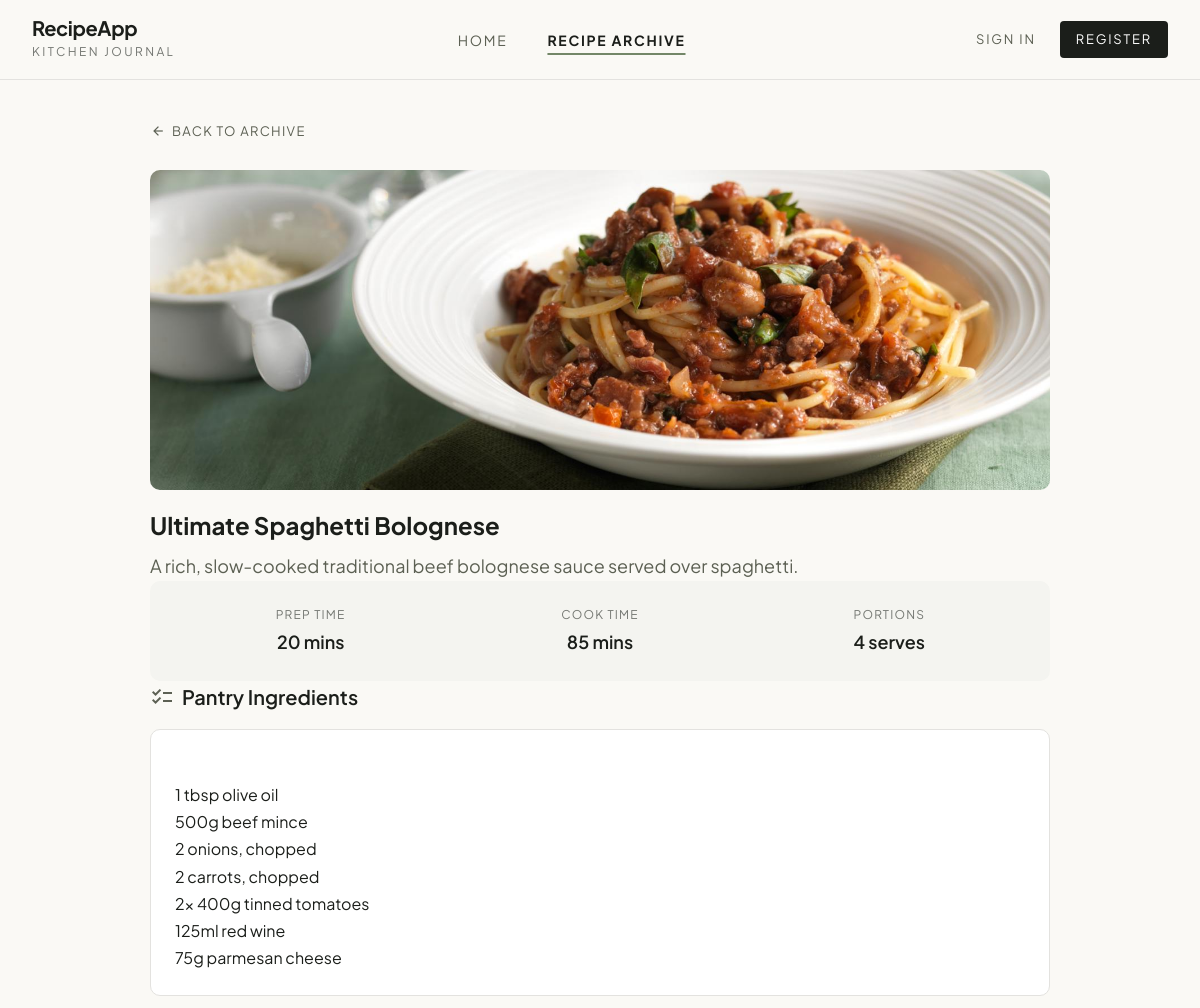
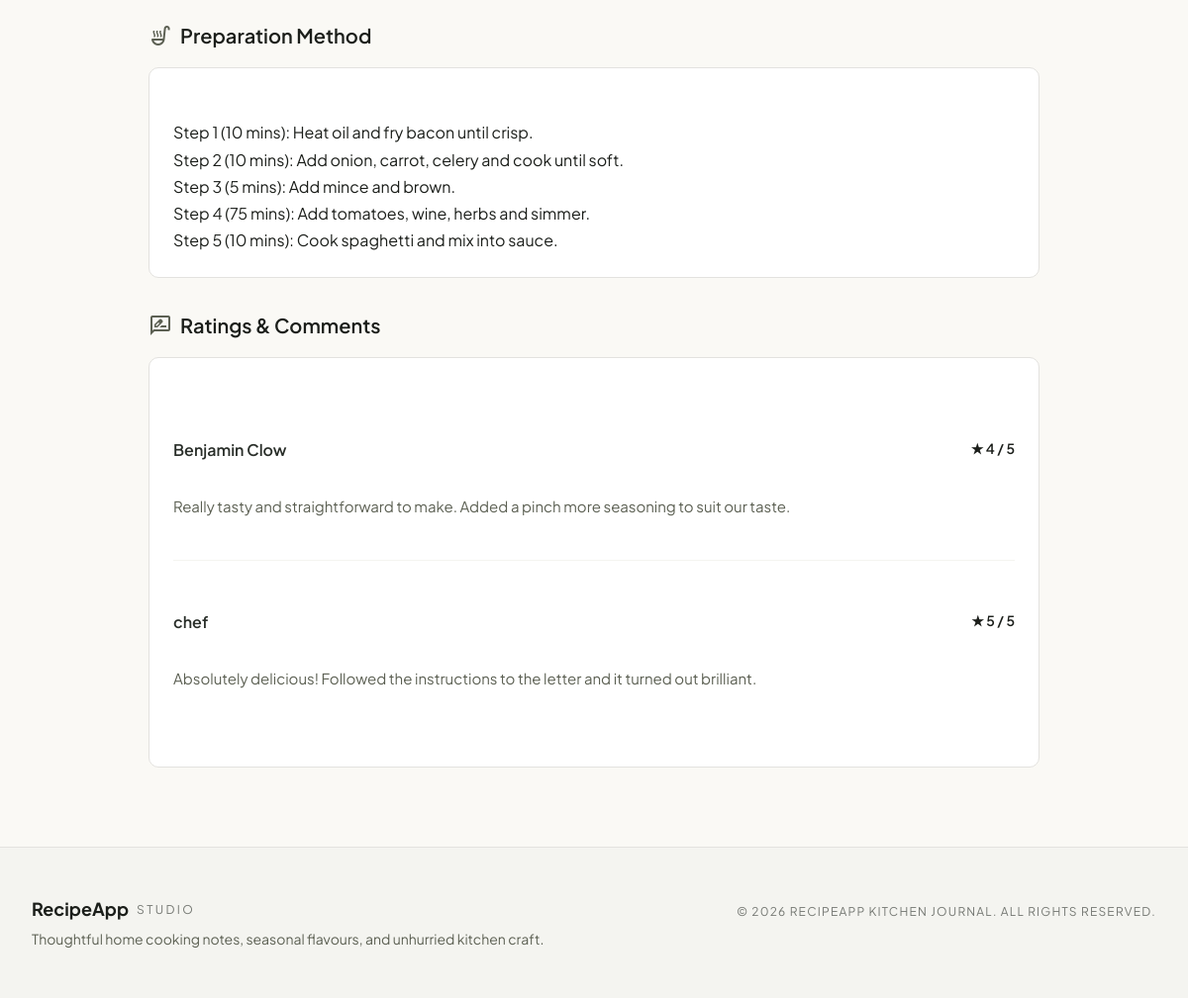
The page /views/recipes/detail.php?id=1 on the database its author committed (2 pictures, top to bottom).
### tables this page shows
CREATE TABLE `recipes` (
  `recipe_id` int(11) NOT NULL,
  `user_id` int(11) NOT NULL,
  `title` varchar(100) NOT NULL,
  `description` text NOT NULL,
  `category` varchar(100) NOT NULL,
  `ingredients` text NOT NULL,
  `steps` text NOT NULL,
  `prep_time_mins` int(11) NOT NULL,
  `cook_time_mins` int(11) NOT NULL,
  `servings` int(11) NOT NULL,
  `created_at` timestamp NOT NULL DEFAULT current_timestamp(),
  `image_filename` varchar(255) DEFAULT NULL
);

CREATE TABLE `ratings` (
  `rating_id` int(11) NOT NULL,
  `recipe_id` int(11) NOT NULL,
  `user_id` int(11) NOT NULL,
  `rating_score` int(11) NOT NULL,
  `comment` text DEFAULT NULL
);

### views/recipes/detail.php (the view, shortened to what this page needs)
<?php
require_once __DIR__ . '/../../config/database.php';
$recipe_id = isset($_GET['id']) ? (int)$_GET['id'] : 0;
$recipe = null;
$error_notice = '';
if ($recipe_id > 0) {
    try {
        $statement = $pdo->prepare("SELECT * FROM recipes WHERE recipe_id = :id LIMIT 1");
        $statement->execute(['id' => $recipe_id]);
        $recipe = $statement->fetch(PDO::FETCH_ASSOC);
    } catch (PDOException $exception) {
        $error_notice = "A database error occurred while retrieving this recipe.";
    }
} else {
    $error_notice = "No valid recipe identifier was provided in the address.";
}
include __DIR__ . '/../../includes/header.php';
?>
<main class="recipe-page detail-page">
    <div class="recipe-container">
        <?php if (!empty($error_notice)): ?>
            <div class="recipe-detail-card" style="text-align: center; padding: 3rem;">
                <span class="material-symbols-outlined" style="font-size: 48px; color: var(--outline); margin-bottom: 1rem;">error_outline</span>
                <h1 style="font-size: 1.5rem; font-weight: 700; margin-bottom: 0.5rem;">Recipe Unavailable</h1>
                <p style="color: var(--secondary); margin-bottom: 1.5rem;"><?= htmlspecialchars($error_notice, ENT_QUOTES, 'UTF-8'); ?></p>
                <a href="<?= $base_path; ?>views/recipes/index.php" style="display: inline-block; background: var(--primary); color: #ffffff; padding: 0.75rem 1.5rem; text-decoration: none; border-radius: 6px; font-size: 0.875rem; text-transform: uppercase; letter-spacing: 0.1em;">Return to Archive</a>
            </div>
        <?php elseif ($recipe): ?>
            <div style="margin-bottom: 1.5rem;">
                <a href="<?= $base_path; ?>views/recipes/index.php" style="text-decoration: none; color: var(--secondary); font-size: 0.8125rem; text-transform: uppercase; letter-spacing: 0.1em; display: inline-flex; align-items: center; gap: 0.375rem;">
                    <span class="material-symbols-outlined" style="font-size: 16px;">arrow_back</span>
                    <span>Back to Archive</span>
                </a>
            </div>
            <article class="recipe-detail-card">
                <?php
                $image_filename = !empty($recipe['image_filename']) ? $recipe['image_filename'] : 'placeholder.jpg';
                $image_path = $base_path . 'assets/images/recipes/' . htmlspecialchars($image_filename, ENT_QUOTES, 'UTF-8');
                ?>
                <div style="width: 100%; height: 320px; border-radius: 10px; overflow: hidden; background-color: var(--surface-low); margin-bottom: 1rem;">
                    <img src="<?= $image_path; ?>" alt="<?= htmlspecialchars($recipe['title'], ENT_QUOTES, 'UTF-8'); ?>" style="width: 100%; height: 100%; object-fit: cover;" />
                </div>
                <div class="recipe-detail-header">
                    <h1 class="recipe-detail-title"><?= htmlspecialchars($recipe['title'], ENT_QUOTES, 'UTF-8'); ?></h1>
                    <p style="font-size: 1.125rem; color: var(--secondary); line-height: 1.6; margin-top: 0.5rem;">
                        <?= htmlspecialchars($recipe['description'], ENT_QUOTES, 'UTF-8'); ?>
                    </p>
                </div>
                <div class="stats-grid">
                    <div class="stat-box">
                        <span class="label">Prep Time</span>
                        <span class="value"><?= (int)$recipe['prep_time_mins']; ?> mins</span>
                    </div>
                    <div class="stat-box">
                        <span class="label">Cook Time</span>
                        <span class="value"><?= (int)$recipe['cook_time_mins']; ?> mins</span>
                    </div>
                    <div class="stat-box">
                        <span class="label">Portions</span>
                        <span class="value"><?= (int)$recipe['servings']; ?> serves</span>
                    </div>
                </div>
                <div class="content-block">
                    <h2>
                        <span class="material-symbols-outlined" style="color: var(--secondary);">checklist</span>
                        <span>Pantry Ingredients</span>
                    </h2>
                    <div class="content-box">
                        <?= htmlspecialchars($recipe['ingredients'] ?? 'Ingredients list not provided for this entry.', ENT_QUOTES, 'UTF-8'); ?>
                    </div>
                </div>
                <div class="content-block">
                    <h2>
                        <span class="material-symbols-outlined" style="color: var(--secondary);">soup_kitchen</span>
                        <span>Preparation Method</span>
                    </h2>
                    <div class="content-box">
                        <?= htmlspecialchars($recipe['steps'] ?? 'Preparation steps not provided for this entry.', ENT_QUOTES, 'UTF-8'); ?>
                    </div>
                </div>
                <?php include __DIR__ . '/components/_ratings.php'; ?>
            </article>
        <?php endif; ?>
    </div>
</main>
<?php include __DIR__ . '/../../includes/footer.php'; ?>

### views/recipes/components/_ratings.php
<?php
$ratings = [];
if (isset($recipe_id) && $recipe_id > 0 && isset($pdo)) {
    try {
        $sql = "SELECT ratings.rating_score, ratings.comment,
                       COALESCE(users.name, 'Anonymous') AS display_name
                FROM ratings
                JOIN users ON ratings.user_id = users.user_id
                WHERE ratings.recipe_id = :recipe_id
                ORDER BY ratings.rating_id DESC";
        $params = [
            'recipe_id' => $recipe_id
        ];
        $stmt = $pdo->prepare($sql);
        $stmt->execute($params);
        $ratings = $stmt->fetchAll(PDO::FETCH_ASSOC);
    } catch (PDOException $e) {
        $ratings = [];
    }
}
?>
<div class="content-block">
    <h2>
        <span class="material-symbols-outlined" style="color: var(--secondary);">rate_review</span>
        <span>Ratings & Comments</span>
    </h2>
    <div class="content-box">
        <?php if (empty($ratings)): ?>
            <p class="no-ratings-notice">No reviews or comments left for this recipe yet. Be the first to try it and share your thoughts!</p>
        <?php else: ?>
            <div class="ratings-list">
                <?php foreach ($ratings as $rating): ?>
                    <div class="rating-item">
                        <div class="rating-header">
                            <span class="rating-username"><?= htmlspecialchars($rating['display_name'], ENT_QUOTES, 'UTF-8'); ?></span>
                            <span class="rating-score">★ <?= (int)$rating['rating_score']; ?> / 5</span>
                        </div>
                        <?php if (!empty($rating['comment'])): ?>
                            <p class="rating-comment"><?= htmlspecialchars($rating['comment'], ENT_QUOTES, 'UTF-8'); ?></p>
                        <?php endif; ?>
                    </div>
                <?php endforeach; ?>
            </div>
        <?php endif; ?>
    </div>
</div>

### assets/css/recipes.css (style rules this page uses)
:root { --surface: #faf9f5; --surface-lowest: #ffffff; --surface-low: #f4f4f0; --surface-variant: #e3e2df; --primary: #1b1e1a; --secondary: #5c6053; --outline: #757873; --outline-variant: #c5c7c1; --error-container: #ffdad6; --on-error-container: #93000a; }
* { box-sizing: border-box; margin: 0; padding: 0; }
body { background-color: var(--surface); color: var(--primary); font-family: 'Plus Jakarta Sans', Arial, sans-serif; font-size: 1rem; line-height: 1.6; min-height: 100vh; display: flex; flex-direction: column; }
.content-block + .content-block { margin-top: 2rem; }
.recipe-page { width: 100%; max-width: 1360px; margin: 0 auto; padding: 120px 2rem 5rem 2rem; flex: 1; }
.recipe-container { max-width: 900px; margin: 0 auto; }
.stats-grid { display: grid; grid-template-columns: repeat(3, 1fr); gap: 1rem; background-color: var(--surface-low); padding: 1.5rem; border-radius: 10px; text-align: center; }
.stat-box span.label { font-size: 0.75rem; text-transform: uppercase; letter-spacing: 0.1em; color: var(--outline); display: block; margin-bottom: 0.25rem; }
.stat-box span.value { font-size: 1.125rem; font-weight: 600; color: var(--primary); }
.content-block h2 { font-size: 1.25rem; font-weight: 600; color: var(--primary); margin-bottom: 1rem; display: flex; align-items: center; gap: 0.5rem; }
.content-box { background: var(--surface-lowest); border: 1px solid var(--surface-variant); padding: 1.5rem; border-radius: 10px; white-space: pre-line; line-height: 1.7; }
.ratings-list { display: flex; flex-direction: column; gap: 1.25rem; width: 100%; }
.rating-item { padding-bottom: 1rem; border-bottom: 1px solid var(--surface-low, #f0ede6); width: 100%; }
.rating-item:last-child { padding-bottom: 0; border-bottom: none; margin-bottom: 0; }
.rating-header { display: flex; justify-content: space-between; align-items: center; width: 100%; margin-bottom: 0.35rem; }
.rating-username { font-weight: 600; color: var(--text-main, #292e29); }
.rating-score { font-size: 0.875rem; font-weight: 600; color: var(--primary); white-space: nowrap; }
.rating-comment { margin: 0; color: var(--secondary); line-height: 1.5; font-size: 0.9375rem; width: 100%; }

### rows shown on the page
recipes: image_filename (picture), title "Ultimate Spaghetti Bolognese", description "A rich, slow-cooked traditional beef bolognese sauce served over spaghetti.", prep_time_mins "20", cook_time_mins "85", servings "4", ingredients "1 tbsp olive oil 500g beef mince 2 onions, chopped 2 carrots, chopped 2x 400g tinned tomatoes 125ml red wine 75g parmesan cheese", steps "Step 1 (10 mins): Heat oil and fry bacon until crisp. Step 2 (10 mins): Add onion, carrot, celery and cook until soft. Step 3 (5 mins): Add mince and brown. Step 4 (75 mins): Add tomatoes, wine, herbs and simmer. Step 5 (10 mins): Cook spaghetti and mix into sauce."
ratings: display_name "Benjamin Clow", rating_score "4", comment "Really tasty and straightforward to make. Added a pinch more seasoning to suit our taste."
ratings: display_name "chef", rating_score "5", comment "Absolutely delicious! Followed the instructions to the letter and it turned out brilliant."
